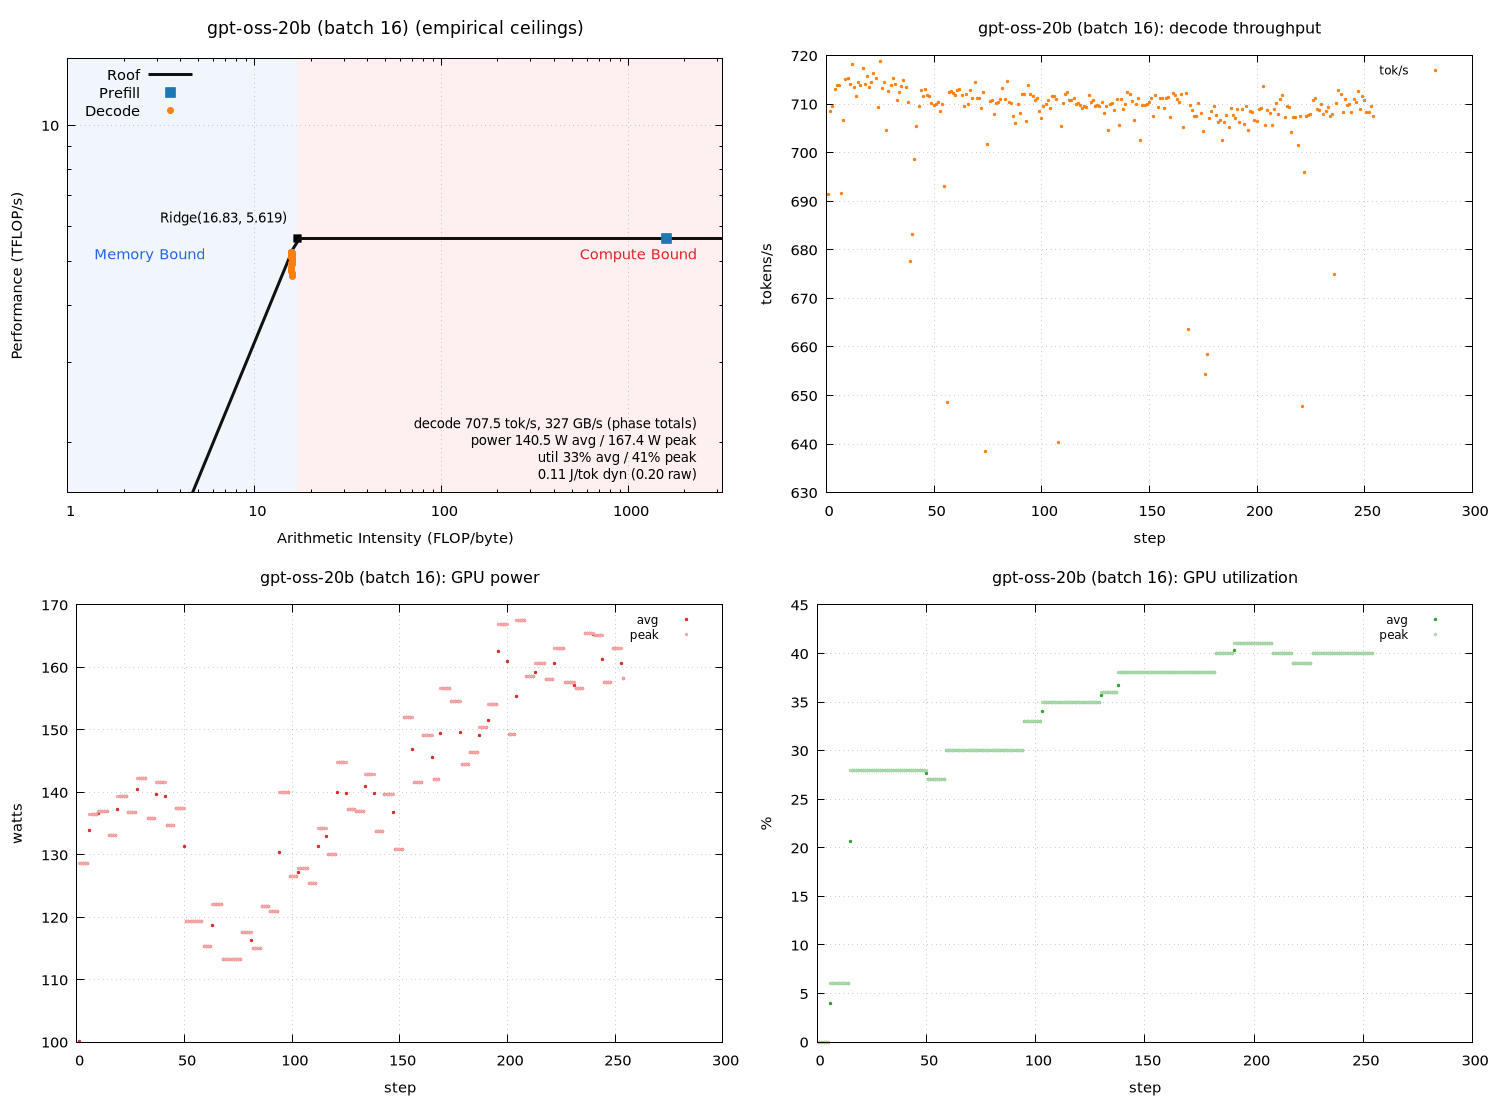

The gnuplot source for this figure:
set terminal pngcairo size 1500,1100 enhanced font 'Sans,11'
set output 'sweep_a100_vllm/gpt_b016_roofline.png'
set datafile separator "\t"
set datafile missing 'NaN'
set multiplot layout 2,2
unset label
unset object
unset arrow
set title "gpt-oss-20b (batch 16) (empirical ceilings)" font ',13'
set xlabel "Arithmetic Intensity (FLOP/byte)"
set ylabel "Performance (TFLOP/s)"
set logscale xy
set xrange [1:3198.94]
set yrange [1.55048:14.0479]
set grid xtics ytics
set key top left
set object 1 rectangle from graph 0, graph 0 to first 16.8275, graph 1 \
    fillcolor rgb '#dce9f7' fillstyle solid 0.45 noborder behind
set object 2 rectangle from first 16.8275, graph 0 to graph 1, graph 1 \
    fillcolor rgb '#fbdcdc' fillstyle solid 0.45 noborder behind
set label 1 "Memory Bound" at graph 0.04, graph 0.55 left \
    textcolor rgb '#2563eb' font ',11'
set label 2 "Compute Bound" at graph 0.96, graph 0.55 right \
    textcolor rgb '#dc2626' font ',11'
set label 3 "Ridge(16.83, 5.619)" \
    at first 16.8275, first 5.61918 right \
    point pointtype 5 pointsize 1.2 \
    offset character -1.5, character 1 font ',10'
set label 4 "decode 707.5 tok/s, 327 GB/s (phase totals)\npower 140.5 W avg / 167.4 W peak\nutil 33% avg / 41% peak\n0.11 J/tok dyn (0.20 raw)" at graph 0.96, graph 0.16 right font ',10'
peak_t = 5.61918
peak_b = 333.928
roof(x) = (x * peak_b / 1000.0 < peak_t) ? x * peak_b / 1000.0 : peak_t
plot roof(x) with lines linewidth 3 linecolor rgb '#111111' title 'Roof', \
     'sweep_a100_vllm/gpt_b016_roofline.dat' using 3:(strcol(2) eq 'prefill' ? $4 : 1/0) with points \
         pointtype 5 pointsize 1.6 linecolor rgb '#1f77b4' title 'Prefill', \
     'sweep_a100_vllm/gpt_b016_roofline.dat' using 3:(strcol(2) eq 'decode' ? $4 : 1/0) with points \
         pointtype 7 pointsize 1.0 linecolor rgb '#ff7f0e' title 'Decode'

unset label
unset object
unset arrow
unset logscale
set xrange [*:*]
set yrange [*:*]
set title "gpt-oss-20b (batch 16): decode throughput" font ',12'
set xlabel "step"
set ylabel "tokens/s"
set grid xtics ytics
set key top right font ',9'
plot 'sweep_a100_vllm/gpt_b016_roofline.dat' using 1:(strcol(2) eq 'decode' ? $5 : 1/0) with points pointtype 7 pointsize 0.4 linecolor rgb '#ff7f0e' title 'tok/s'

unset label
unset object
unset arrow
unset logscale
set xrange [*:*]
set yrange [*:*]
set title "gpt-oss-20b (batch 16): GPU power" font ',12'
set xlabel "step"
set ylabel "watts"
set grid xtics ytics
set key top right font ',9'
plot 'sweep_a100_vllm/gpt_b016_roofline.dat' using 1:(strcol(2) eq 'decode' ? $6 : 1/0) with points pointtype 7 pointsize 0.4 linecolor rgb '#d62728' title 'avg', \
     'sweep_a100_vllm/gpt_b016_roofline.dat' using 1:(strcol(2) eq 'decode' ? $8 : 1/0) with points pointtype 7 pointsize 0.4 linecolor rgb '#f4a6a6' title 'peak'

unset label
unset object
unset arrow
unset logscale
set xrange [*:*]
set yrange [*:*]
set title "gpt-oss-20b (batch 16): GPU utilization" font ',12'
set xlabel "step"
set ylabel "%"
set grid xtics ytics
set key top right font ',9'
plot 'sweep_a100_vllm/gpt_b016_roofline.dat' using 1:(strcol(2) eq 'decode' ? $7 : 1/0) with points pointtype 7 pointsize 0.4 linecolor rgb '#2ca02c' title 'avg', \
     'sweep_a100_vllm/gpt_b016_roofline.dat' using 1:(strcol(2) eq 'decode' ? $9 : 1/0) with points pointtype 7 pointsize 0.4 linecolor rgb '#a9d7a9' title 'peak'

unset multiplot
